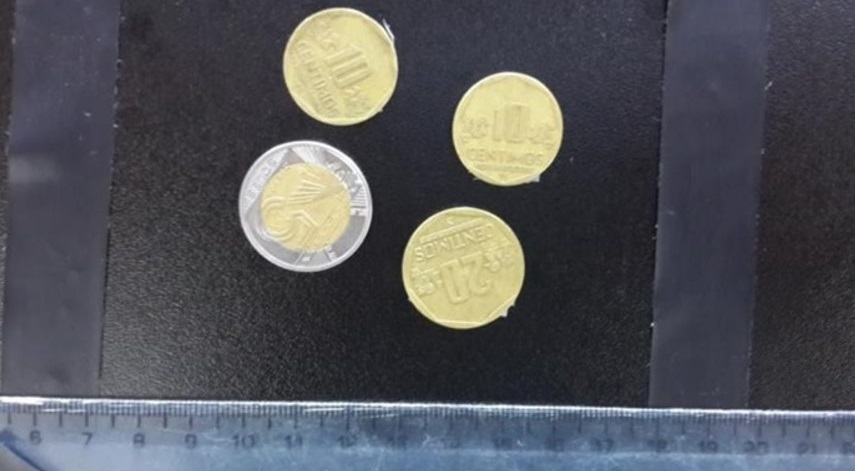
#> input picture Imagenes/moneda.jpg, 855 x 471 px, found by its file name
$ python Programa29.py
#> lines starting #> are read from the running program, lines starting #| are printed output that depends on the picture; after the words box and inside, x2 and y2 are one past the last pixel; in counts of white or black regions, pixels touching at a corner belong together
import cv2
import numpy as np

moneda = 0.0

img = cv2.imread('C:/Users/Aldo Pizarro/Desktop/Idat_Clases/CicloV/ProcesamientoImg/moneda.jpg')
#> img is the input picture: shape (471, 855, 3); mean B, G, R 89.2, 84.3, 83.1
gray = cv2.cvtColor(img, cv2.COLOR_BGR2GRAY)
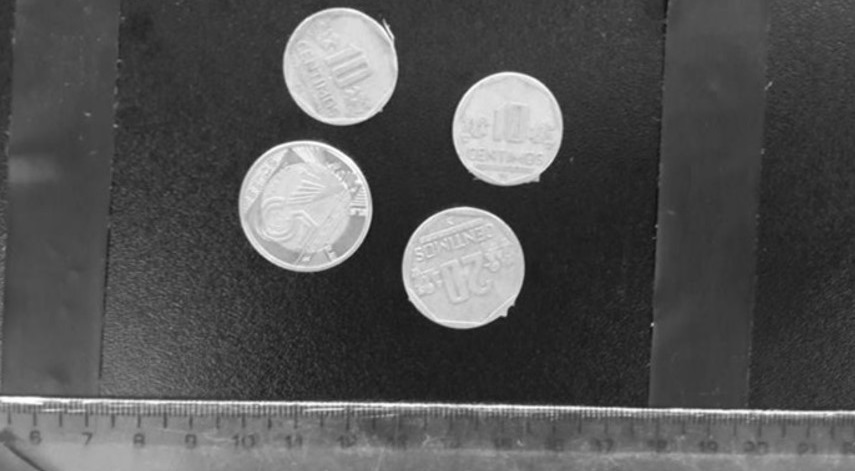
#> gray: shape (471, 855); min 16, max 255, mean 84.4
t,dst = cv2.threshold(gray,143,255,cv2.THRESH_BINARY)
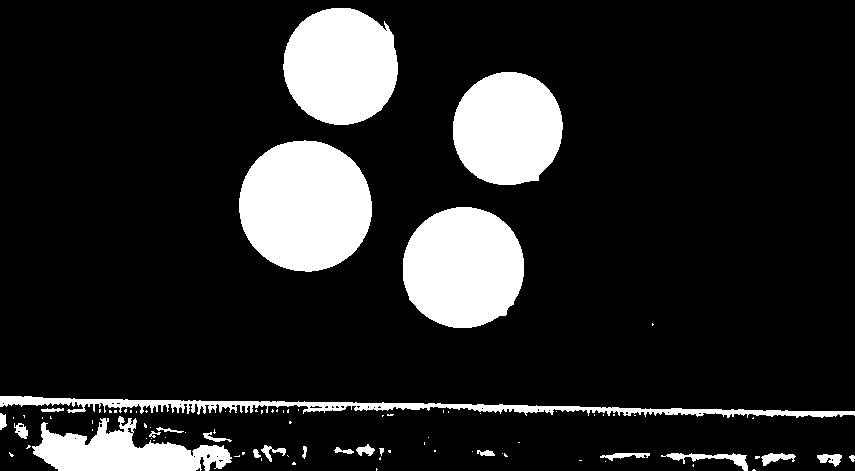
#> dst: shape (471, 855); 14.9% white; 88 white regions (64 under 20 px), largest, box (x1, y1, x2, y2) and area: (239, 140, 372, 272) 13763, (403, 207, 524, 328) 11665, (283, 8, 398, 125) 10653

kernel = np.ones((3,3),np.uint8)
erosion = cv2.erode(dst,kernel,iterations=1)
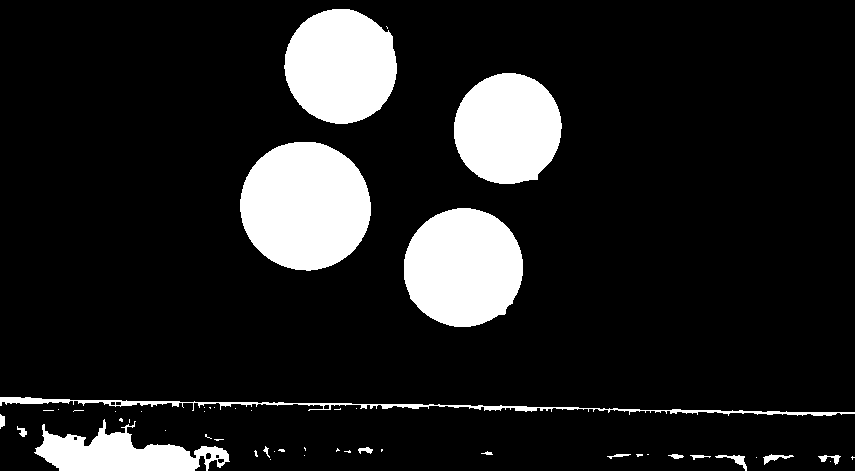
#> erosion: shape (471, 855); 13.1% white; 50 white regions (33 under 20 px), largest, box (x1, y1, x2, y2) and area: (240, 142, 371, 271) 13237, (404, 208, 523, 327) 11185, (284, 9, 397, 124) 10167
dilatacion = cv2.erode(erosion,kernel,iterations=1)
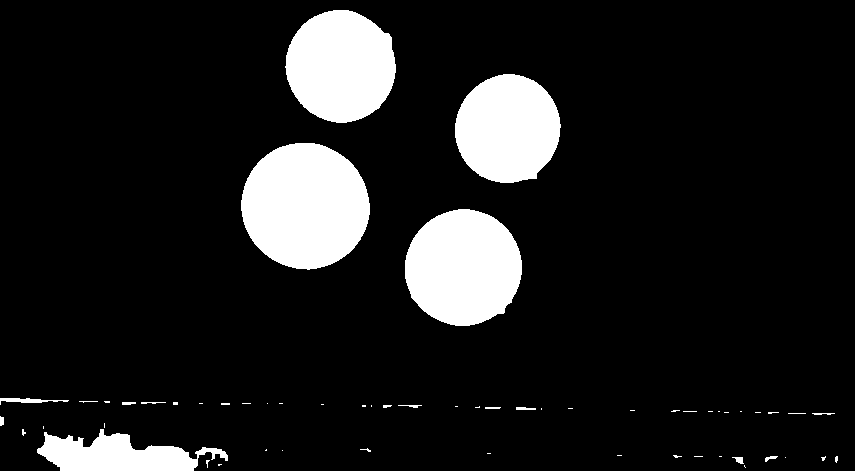
#> dilatacion: shape (471, 855); 11.8% white; 58 white regions (41 under 20 px)

contours,_ = cv2.findContours(dilatacion,cv2.RETR_TREE,cv2.CHAIN_APPROX_SIMPLE)
#> contours = 58 contours, 47 with area under 20; largest, box (x1, y1, x2, y2) and area: (241, 143, 370, 270) 12541, (405, 209, 522, 326) 10545, (285, 10, 396, 123) 9552, (455, 74, 561, 183) 8844, (37, 429, 228, 471) 4280

for c in contours:
    area = cv2.contourArea(c)
    print(area)
    if area > 5000:
        cv2.drawContours(img, [c], 0, (0,255,0), 2, cv2.LINE_AA)
        if area <= 10500:
            moneda =  moneda + 0.1
        if area > 10500 and area <= 11500:
            moneda =  moneda + 0.2
        if area > 11500:
            moneda =  moneda + 5.0
#> this loop made 58 passes
#> (area, moneda) on passes 55 to 58: (10545, 0.2), (12541, 5.2), (8844.5, 5.3), (9552.5, 5.4)
#> area on passes 5, 8, 17, 21, 35, 51: 33.5, 24.5, 4279.5, 23, 28.5, 21.5
#| 0.0
#| 1.5
#| 5.5
#| 0.0
#| 33.5
#| 9.5
#| 7.0
#| 24.5
#> (further printed lines are left out)
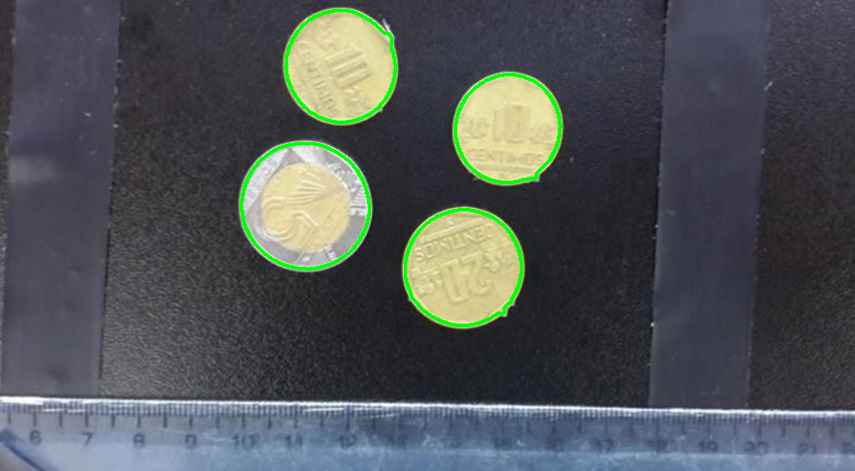
#> img: shape (471, 855, 3); 1.79% of pixels changed, all inside (x1, y1, x2, y2) = (239, 8, 563, 328)
#> after the loop, moneda = 5.4

font = cv2.FONT_HERSHEY_COMPLEX
#> font = 3
cv2.putText(img,"Valor: "+str(round(moneda,2)),(621,23),font,0.8,(0,255,0),2,cv2.LINE_AA)
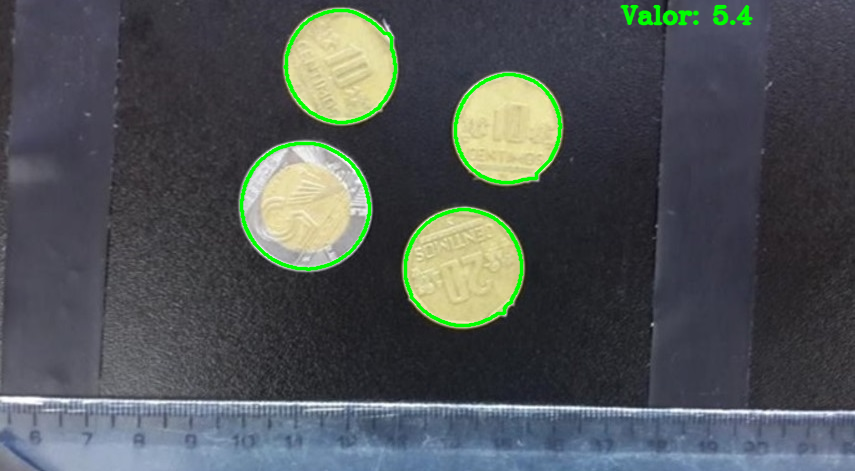
#> img: shape (471, 855, 3); 0.39% of pixels changed, all inside (x1, y1, x2, y2) = (619, 4, 754, 26)
cv2.imshow('1',img)
cv2.waitKey()

$ run again, with Imagenes/fruta.jpg copied over Imagenes/moneda.jpg
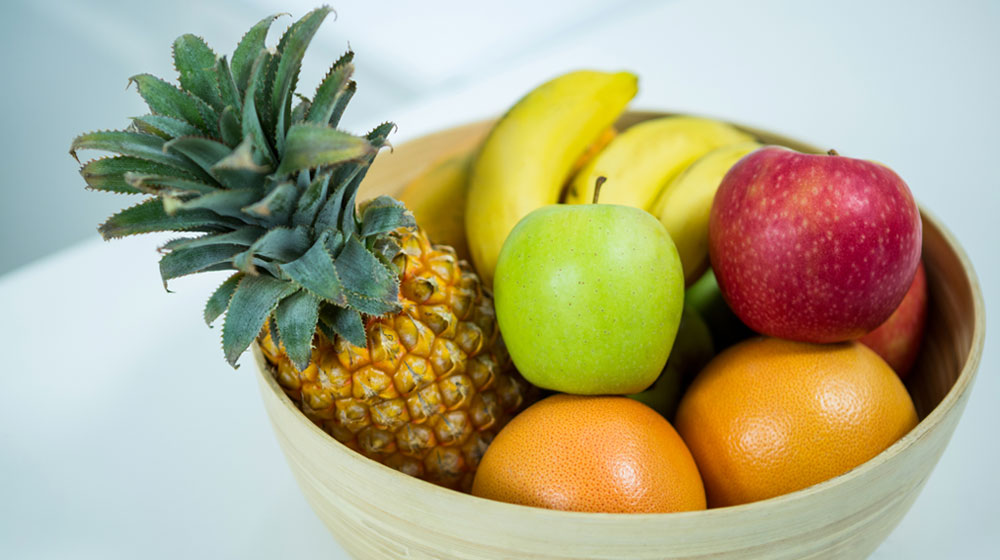
#> input picture Imagenes/fruta.jpg, 1000 x 560 px, found by its file name
#> img is the input picture: shape (560, 1000, 3); mean B, G, R 133.3, 168.5, 174
#> `t,dst = cv2.threshold(gray,143,255,cv2.THRESH_BINARY)`:
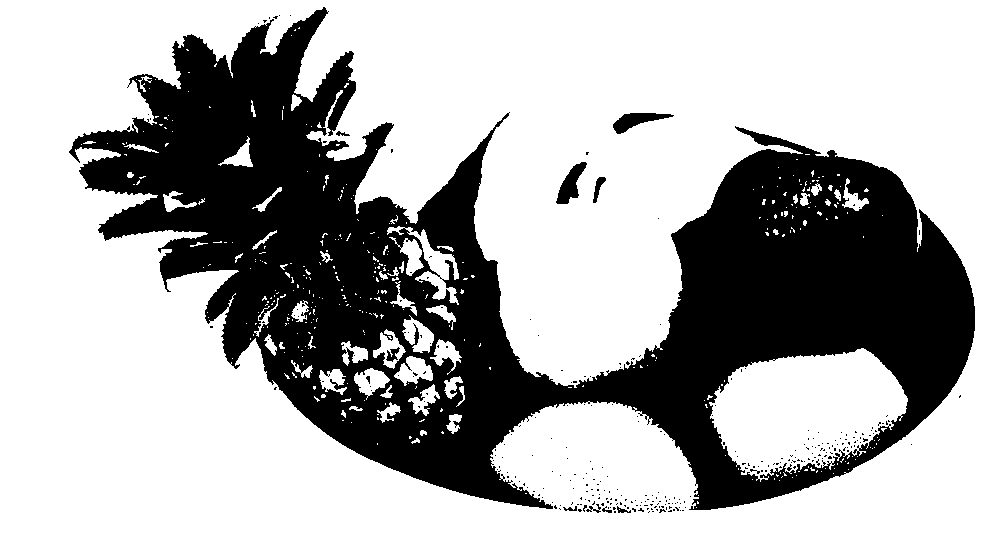
#> dst: shape (560, 1000); 69.3% white; 301 black regions (290 under 20 px), largest, box (x1, y1, x2, y2) and area: (69, 7, 975, 510) 169320, (556, 162, 587, 204) 600, (613, 113, 674, 134) 582
#> erosion: shape (560, 1000); 66.2% white; 80 black regions (68 under 20 px), largest, box (x1, y1, x2, y2) and area: (68, 6, 976, 514) 186760, (555, 161, 588, 205) 758, (612, 112, 675, 135) 750
#> dilatacion: shape (560, 1000); 64.1% white; 33 black regions
#> contours = 108 contours, 54 with area under 20; largest, box (x1, y1, x2, y2) and area: (0, 0, 1000, 560) 558441, (66, 4, 978, 516) 230582, (715, 351, 905, 468) 13954, (496, 404, 694, 507) 13116, (610, 110, 677, 137) 998
#> the loop `for c in contours:` made 108 passes
#> (c, area, moneda) on pass 1: ([[0, 0], [0, 559], [999, 559], [999, 0]], 558441, 5)
#> (printed output is left out)
#> after the loop `for c in contours:`: moneda = 20
#> font = 3
#> `cv2.putText(img,"Valor: "+str(round(moneda,2)),(621,23),font,0.8,(0,25..`:
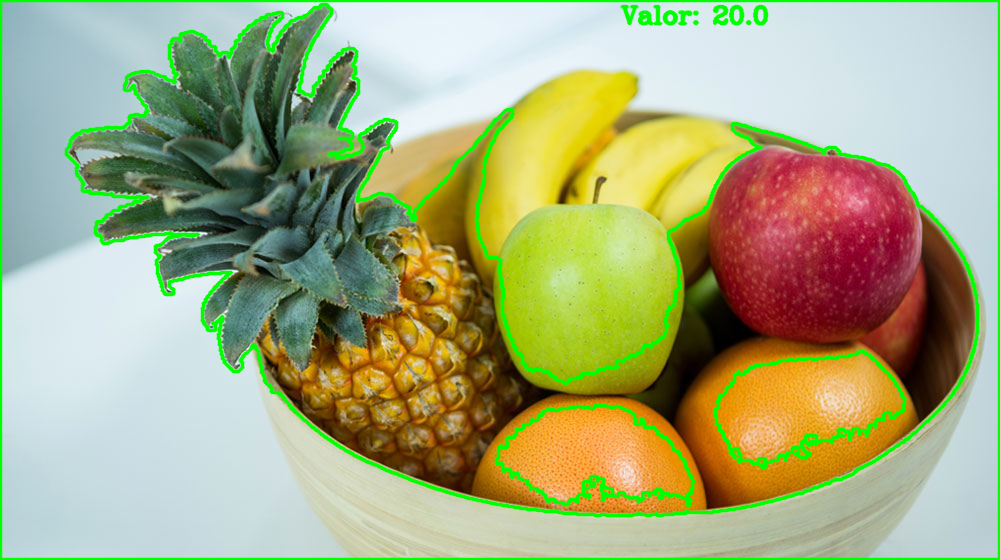
#> img: shape (560, 1000, 3); mean B, G, R 126, 171.4, 164.1
